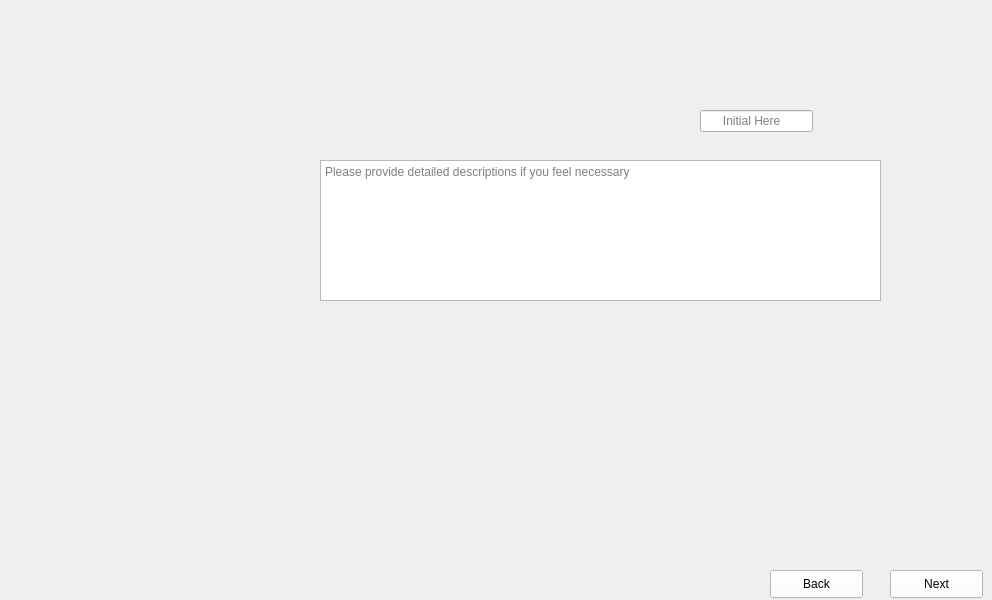
      <widget class="QWidget" name="Mount_Piezo_Wafer_3">
       <property name="maximumSize">
        <size>
         <width>1024</width>
         <height>600</height>
        </size>
       </property>
       <property name="styleSheet">
        <string notr="true">border-image: url(:/images/images/Mount_Piezo_Wafer_3.PNG);</string>
       </property>
       <widget class="QLineEdit" name="Mount_Piezo_Wafer_3_Data">
        <property name="enabled">
         <bool>true</bool>
        </property>
        <property name="geometry">
         <rect>
          <x>700</x>
          <y>110</y>
          <width>113</width>
          <height>22</height>
         </rect>
        </property>
        <property name="styleSheet">
         <string notr="true">color: rgb(0, 0, 0);
border-image:None;</string>
        </property>
        <property name="text">
         <string/>
        </property>
        <property name="maxLength">
         <number>32767</number>
        </property>
        <property name="placeholderText">
         <string>      Initial Here</string>
        </property>
       </widget>
       <widget class="QTextEdit" name="Mount_Piezo_Wafer_3_Comments">
        <property name="geometry">
         <rect>
          <x>320</x>
          <y>160</y>
          <width>561</width>
          <height>141</height>
         </rect>
        </property>
        <property name="styleSheet">
         <string notr="true">border-image:None;
</string>
        </property>
        <property name="placeholderText">
         <string>Please provide detailed descriptions if you feel necessary</string>
        </property>
       </widget>
       <widget class="QPushButton" name="Mount_Piezo_Wafer_3_Next">
        <property name="geometry">
         <rect>
          <x>890</x>
          <y>570</y>
          <width>93</width>
          <height>28</height>
         </rect>
        </property>
        <property name="styleSheet">
         <string notr="true">QPushButton{
background-color: rgb(255, 255, 255);
height: 35px;
border-image:None;
}
QPushButton::hover{
background-color: rgb(0, 0, 255);
}
QPushButton:pressed{
padding-top:7px;
padding-top:7px;
}</string>
        </property>
        <property name="text">
         <string>Next</string>
        </property>
        <property name="iconSize">
         <size>
          <width>20</width>
          <height>20</height>
         </size>
        </property>
        <property name="autoDefault">
         <bool>false</bool>
        </property>
       </widget>
       <widget class="QPushButton" name="Mount_Piezo_Wafer_3_Back">
        <property name="geometry">
         <rect>
          <x>770</x>
          <y>570</y>
          <width>93</width>
          <height>28</height>
         </rect>
        </property>
        <property name="styleSheet">
         <string notr="true">QPushButton{
background-color: rgb(255, 255, 255);
height: 35px;
border-image:None;
}
QPushButton::hover{
background-color: rgb(0, 0, 255);
}
QPushButton:pressed{
padding-top:7px;
padding-top:7px;
}</string>
        </property>
        <property name="text">
         <string>Back</string>
        </property>
        <property name="iconSize">
         <size>
          <width>20</width>
          <height>20</height>
         </size>
        </property>
        <property name="autoDefault">
         <bool>false</bool>
        </property>
       </widget>
       <widget class="QLineEdit" name="Mount_Piezo_Wafer_3_Steps">
        <property name="geometry">
         <rect>
          <x>220</x>
          <y>560</y>
          <width>71</width>
          <height>22</height>
         </rect>
        </property>
        <property name="styleSheet">
         <string notr="true">QLineEdit{
background-color: rgb(240, 240, 240);
border: none;
border-image:None;
}</string>
        </property>
       </widget>
       <widget class="QLineEdit" name="Mount_Piezo_Wafer_3_Dates">
        <property name="geometry">
         <rect>
          <x>110</x>
          <y>560</y>
          <width>91</width>
          <height>22</height>
         </rect>
        </property>
        <property name="styleSheet">
         <string notr="true">QLineEdit{
background-color: rgb(240, 240, 240);
border: none;
border-image:None;
}</string>
        </property>
       </widget>
      </widget>
